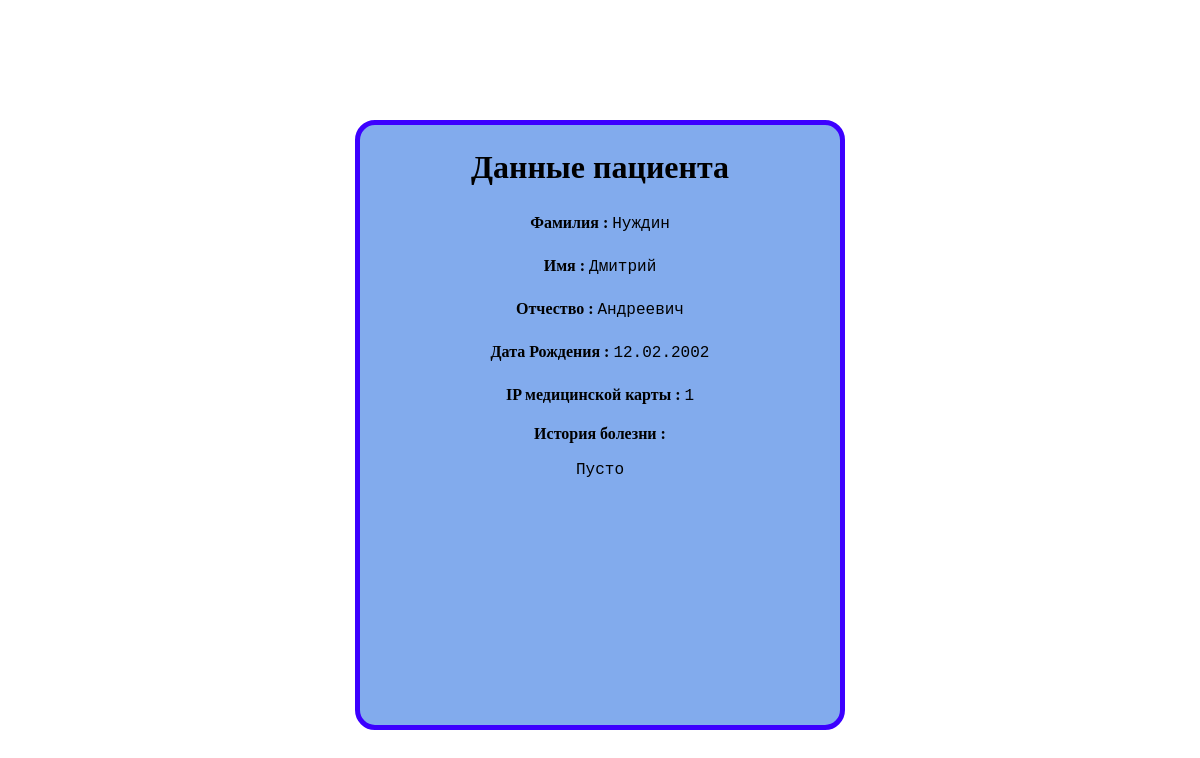
Before: /main (signed in) with the older database file.
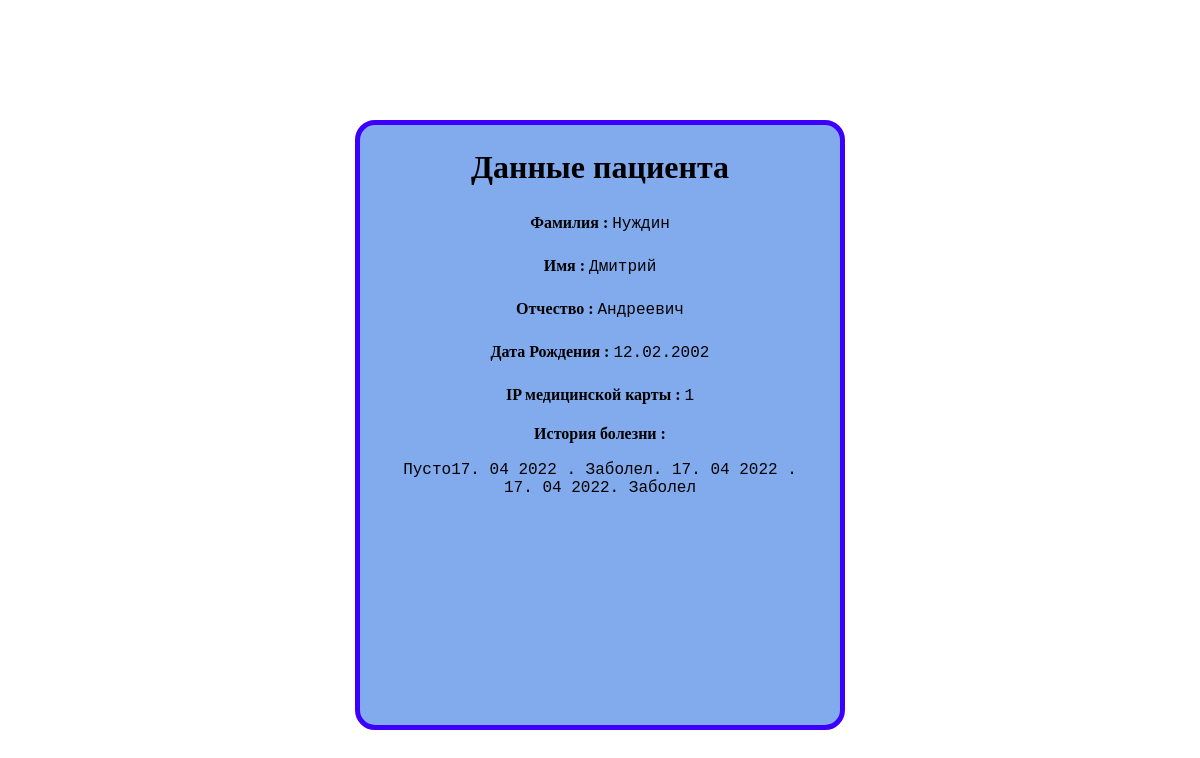
After: the same page with the newer database file.
### tables this page shows
CREATE TABLE medcards (
                        ID INTEGER,
                        created_date TEXT,
                        first_name TEXT, 
                        second_name TEXT,
                        third_name TEXT,
                        birthdate TEXT,
                        history TEXT);

### main.py (the view)
@app.route("/main")
def mainwindow():
    CardInfo = GetCardInfo(session['user']['medid'])
    if CardInfo == False:
        have_card = ""
        message = ""
        return render_template("main.html", message = message,
                                        have_card=have_card)
    else:
        first_name = CardInfo['first_name']
        second_name = CardInfo['second_name']
        third_name = CardInfo['third_name']
        birthdate = CardInfo['birthdate']
        medid = CardInfo['ID']
        history = CardInfo['history']
        have_card = "Yes"
        message = ""
        return render_template("main.html", message = message,
                                        have_card=have_card,
                                        first_name=first_name,
                                        second_name=second_name,
                                        third_name=third_name,
                                        birthdate=birthdate,
                                        medid=medid,
                                        history=history)

### templates/main.html (shortened to what this page needs)
<!DOCTYPE html>
<html lang="en">
<head>
    <link rel="stylesheet" href="{{ url_for('static', filename='css/main.css') }}">
</head>
<body>
    <div class="box1">
        {% if have_card %}
        <h1 class="h">Данные пациента</h1>
            <div class="surnam">
                <label class="weight" for="surname">Фамилия :</label> <label class="font">{{ second_name }}</label>
            </div>
            <div class="surnam">
                <label class="weight" for="surname">Имя :</label> <label class="font">{{ first_name }}</label>
            </div>
            <div class="surnam">
                <label class="weight" for="surname">Отчество :</label> <label class="font">{{ third_name }}</label>
            </div>
            <div class="surnam">
                <label class="weight" for="surname">Дата Рождения :</label> <label class="font">{{ birthdate }}</label>
            </div>
            <div class="surnam">
                <label class="weight" for="surname">IP медицинской карты :</label> <label class="font">{{ medid }}</label>
            </div>
            <div class="histori">
                <label class="weight" for="surname">История болезни :</label>
                <br><br>
                <lable class="box2">
                    {% if history != 'None'%}
                    {{ history }}
                    {% else %}
                    История болезни пуста!
                    {% endif %}
                </lable>
            </div>
        {% else%}
            <div class="havent">У вас нет медицинской карты!</div>
            <p>{{message}}</p>
        {% endif %}
    </div>
</body>
</html>

### static/css/main.css (style rules this page uses)
* { margin: 0; padding: 0; }
body { width: 100vw; }
.box1 { display: block; border:5px solid rgb(60, 0, 255) ; border-radius: 20px; height: 75vh; width: 40vw; margin: 0 auto; text-align: center; margin-top: 15vh; min-width: 360px; background-color: #82ABED; }
.h { margin-top:5%; margin-bottom: 2vh; }
.surnam { padding:1vw; font-size: 2vh; }
.weight { font-weight:900; }
.font { font-family: 'Courier New', Courier, monospace; }
.histori { padding-top: 1vh; font-size: 2vh; height: 49%; }
.box2 { display: block; margin: 0 auto; width: 50vh; height: auto; overflow: auto; height: 18vh; font-family: 'Courier New', Courier, monospace; margin-bottom: 8vw; }

Changed rows visible on the page:
changed medcards "Нуждин": history "Пусто" → "Пусто17. 04 2022 . Заболел. 17. 04 2022 . 17. 04 2022. Заболел"
